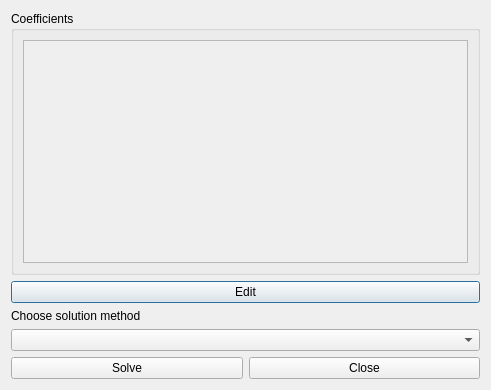
<?xml version="1.0" encoding="UTF-8"?>
<ui version="4.0">
 <class>TaskWindow</class>
 <widget class="QDialog" name="TaskWindow">
  <property name="geometry">
   <rect>
    <x>0</x>
    <y>0</y>
    <width>491</width>
    <height>390</height>
   </rect>
  </property>
  <property name="windowTitle">
   <string>Dialog</string>
  </property>
  <layout class="QVBoxLayout" name="verticalLayout_3">
   <item>
    <widget class="QGroupBox" name="coefficientsGroupBox">
     <property name="title">
      <string>Coefficients</string>
     </property>
     <layout class="QVBoxLayout" name="verticalLayout_4">
      <item>
       <widget class="QScrollArea" name="scrollArea">
        <property name="widgetResizable">
         <bool>true</bool>
        </property>
        <widget class="QWidget" name="scrollAreaContents">
         <property name="geometry">
          <rect>
           <x>0</x>
           <y>0</y>
           <width>435</width>
           <height>184</height>
          </rect>
         </property>
         <layout class="QVBoxLayout" name="verticalLayout">
          <item>
           <layout class="QGridLayout" name="taskContentLayout"/>
          </item>
          <item>
           <spacer name="verticalSpacer">
            <property name="orientation">
             <enum>Qt::Vertical</enum>
            </property>
            <property name="sizeHint" stdset="0">
             <size>
              <width>20</width>
              <height>40</height>
             </size>
            </property>
           </spacer>
          </item>
         </layout>
        </widget>
       </widget>
      </item>
     </layout>
    </widget>
   </item>
   <item>
    <layout class="QVBoxLayout" name="verticalLayout_2">
     <item>
      <widget class="QPushButton" name="editButton">
       <property name="text">
        <string>Edit</string>
       </property>
      </widget>
     </item>
     <item>
      <widget class="QLabel" name="label">
       <property name="text">
        <string>Choose solution method</string>
       </property>
      </widget>
     </item>
     <item>
      <widget class="QComboBox" name="solutionMethodsCombo"/>
     </item>
    </layout>
   </item>
   <item>
    <layout class="QHBoxLayout" name="horizontalLayout">
     <item>
      <widget class="QPushButton" name="solveButton">
       <property name="text">
        <string>Solve</string>
       </property>
      </widget>
     </item>
     <item>
      <widget class="QPushButton" name="closeButton">
       <property name="text">
        <string>Close</string>
       </property>
      </widget>
     </item>
    </layout>
   </item>
  </layout>
 </widget>
 <resources/>
 <connections/>
</ui>
